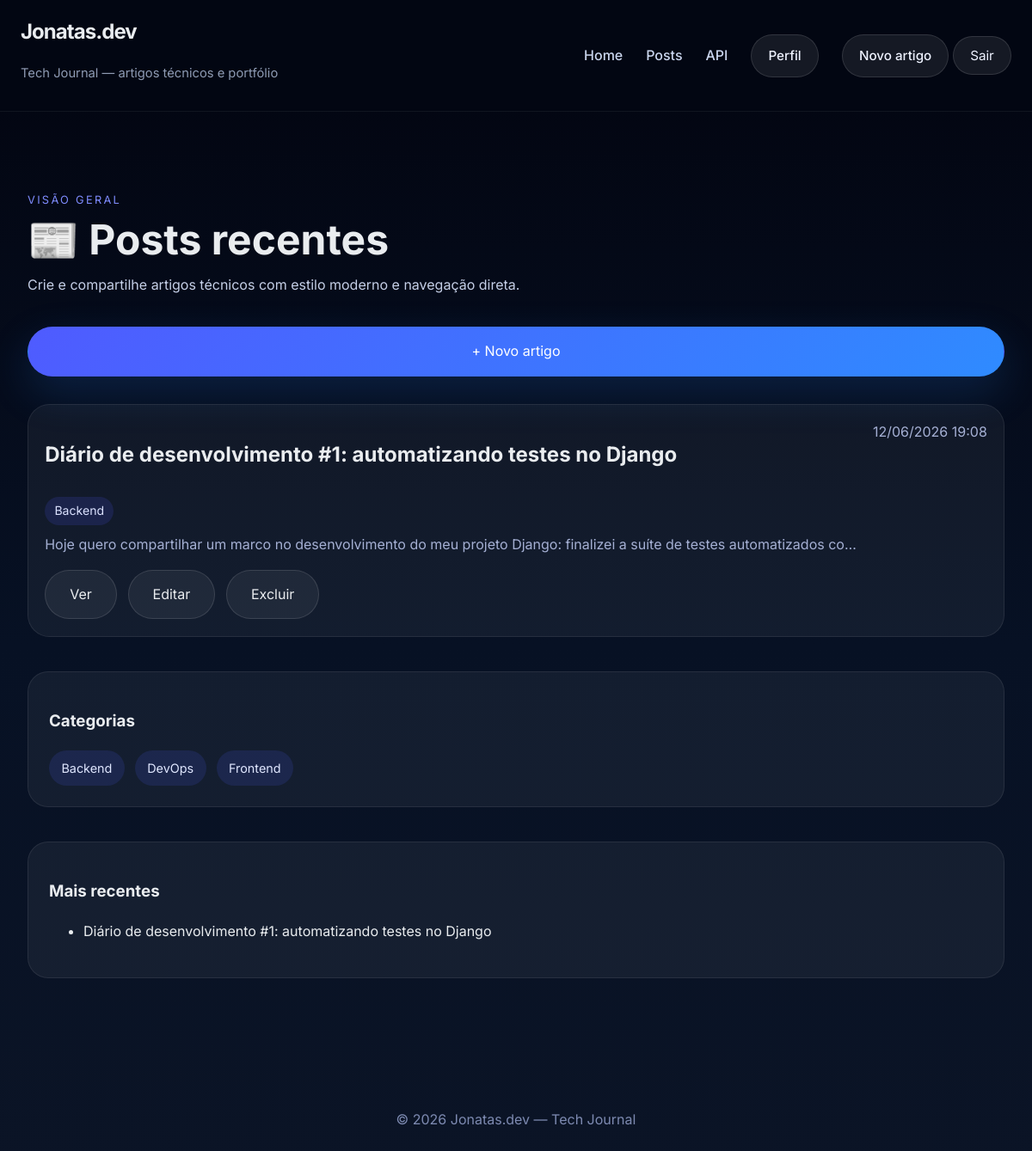
The app's page /blog/posts/?category=backend (signed in) with its own data.
### blog/models.py (models this page shows, shortened)
class Post(models.Model):
    title = models.CharField(max_length=200)
    content = models.TextField()
    author = models.ForeignKey(User, on_delete=models.CASCADE)
    category = models.ForeignKey(Category, on_delete=models.SET_NULL, null=True, blank=True)
    tags = models.ManyToManyField(Tag, blank=True)
    created_at = models.DateTimeField(auto_now_add=True)
    updated_at = models.DateTimeField(auto_now=True)

class Category(models.Model):
    name = models.CharField(max_length=100)
    slug = models.SlugField(unique=True)

### blog/views.py (the view)
# urls.py: path('posts/', views.post_list, name='post_list'),
def post_list(request):
    posts = Post.objects.select_related('category', 'author').prefetch_related('tags').all().order_by('-created_at')
    categories = Category.objects.all().order_by('name')
    selected_category = request.GET.get('category')
    if selected_category:
        posts = posts.filter(category__slug=selected_category)
    featured_posts = posts[:4]
    return render(request, "blog/post_list.html", {
        "posts": posts,
        "categories": categories,
        "featured_posts": featured_posts,
        "selected_category": selected_category,
    })

### blog/templates/blog/post_list.html (shortened to what this page needs)
{% extends "core/base.html" %}
{% block content %}
<header class="page-header">
    <div>
        <p class="eyebrow">Visão geral</p>
        <h1>📰 Posts recentes</h1>
        <p class="page-description">Crie e compartilhe artigos técnicos com estilo moderno e navegação direta.</p>
    </div>
    <a href="{% url 'post_create' %}" class="btn-primary">+ Novo artigo</a>
</header>
<div class="blog-layout">
    <section class="posts-column">
        <div class="post-grid">
            {% for post in posts %}
            <article class="post-card">
                <div class="post-card-header">
                    <h2>
                        <a href="{% url 'post_detail' post.id %}">{{ post.title }}</a>
                    </h2>
                    <span class="post-meta">{{ post.created_at|date:"d/m/Y H:i" }}</span>
                </div>
                {% if post.category %}
                <div class="post-tag-row">
                    <span class="badge">{{ post.category.name }}</span>
                </div>
                {% endif %}
                <p class="preview">{{ post.content|truncatechars:120 }}</p>
                <div class="actions action-pill-row">
                    <a href="{% url 'post_detail' post.id %}" class="btn-secondary">Ver</a>
                    <a href="{% url 'post_update' post.id %}" class="btn-secondary">Editar</a>
                    <a href="{% url 'post_delete' post.id %}" class="btn-secondary">Excluir</a>
                </div>
            </article>
            {% empty %}
            <div class="panel-card">
                <p>Nenhum post encontrado ainda. Crie o primeiro post para começar.</p>
            </div>
            {% endfor %}
        </div>
    </section>
    <aside class="sidebar">
        <div class="panel-card">
            <h3>Categorias</h3>
            <div class="pill-list">
                {% for category in categories %}
                <a href="?category={{ category.slug }}" class="pill {% if selected_category == category.slug %}pill-active{% endif %}">{{ category.name }}</a>
                {% endfor %}
            </div>
        </div>
        <div class="panel-card">
            <h3>Mais recentes</h3>
            <ul class="sidebar-list">
                {% for post in featured_posts %}
                <li><a href="{% url 'post_detail' post.id %}">{{ post.title }}</a></li>
                {% endfor %}
            </ul>
        </div>
    </aside>
</div>
{% endblock %}

### static/css/style.css (style rules this page uses)
* { box-sizing: border-box; }
html { scroll-behavior: smooth; }
body { margin: 0; font-family: 'Inter', system-ui, -apple-system, BlinkMacSystemFont, 'Segoe UI', sans-serif; color: #e9ecef; background: linear-gradient(180deg, #02040f 0%, #071124 55%, #0b1426 100%); line-height: 1.6; }
a { color: inherit; text-decoration: none; }
button, .btn-primary, .btn-secondary { font-family: inherit; }
.btn-primary, .btn-secondary, button { display: inline-flex; align-items: center; justify-content: center; border-radius: 999px; padding: 0.95rem 1.75rem; border: 1px solid transparent; transition: transform 160ms ease, box-shadow 160ms ease, background-color 160ms ease; }
.btn-primary { background: linear-gradient(135deg, #4f5bff, #2f8bff); color: #fff; box-shadow: 0 18px 50px rgba(47, 139, 255, 0.18); }
.btn-secondary { background: rgba(255, 255, 255, 0.06); color: #e9ecef; border-color: rgba(255, 255, 255, 0.12); }
.page-header { display: grid; grid-template-columns: 1fr; gap: 1.2rem; margin-bottom: 2rem; padding: 2rem 0 0; }
.page-header .eyebrow { text-transform: uppercase; letter-spacing: 0.18em; color: #7f8cff; font-size: 0.8rem; margin-bottom: 0.65rem; }
.page-header h1 { margin: 0; font-size: clamp(2.4rem, 4vw, 3.4rem); line-height: 1.05; }
.page-description { max-width: 36rem; color: #c5cfe7; font-size: 1rem; margin-top: 0.9rem; }
.post-grid { display: grid; grid-template-columns: repeat(auto-fit, minmax(280px, 1fr)); gap: 1.5rem; }
.post-card { background: rgba(255, 255, 255, 0.05); border: 1px solid rgba(255, 255, 255, 0.08); border-radius: 1.6rem; padding: 1.2rem; transition: transform 180ms ease, border-color 180ms ease, background-color 180ms ease; }
.post-card-header { display: flex; justify-content: space-between; align-items: flex-start; gap: 1rem; margin-bottom: 0.6rem; }
.post-meta, .preview { color: #a5b0d4; }
.preview { margin: 0.6rem 0 1rem; }
.post-tag-row { margin: 0.5rem 0; }
.badge { display: inline-flex; align-items: center; padding: 0.35rem 0.7rem; border-radius: 999px; background: rgba(79, 91, 255, 0.15); color: #dbe2ff; font-size: 0.88rem; }
.sidebar { margin-top: 2.5rem; }
.panel-card { background: rgba(255, 255, 255, 0.05); border: 1px solid rgba(255, 255, 255, 0.08); border-radius: 1.5rem; padding: 1.5rem; margin-bottom: 2.5rem; }
.pill-list { display: flex; flex-wrap: wrap; gap: 0.75rem; margin-top: 1rem; }
.pill { display: inline-flex; align-items: center; padding: 0.55rem 0.9rem; border-radius: 999px; background: rgba(79, 91, 255, 0.14); color: #e0e7ff; font-size: 0.9rem; }
.action-pill-row { display: flex; flex-wrap: wrap; gap: 0.8rem; }

### records on screen
Post: title "Diário de desenvolvimento #1: automatizando testes no Django", created_at "12/06/2026 19:08", category.name "Backend", content "Hoje quero compartilhar um marco no desenvolvimento do meu projeto Django: finalizei a suíte de testes automatizados co…"
Category: name "Backend"
Category: name "DevOps"
Category: name "Frontend"
